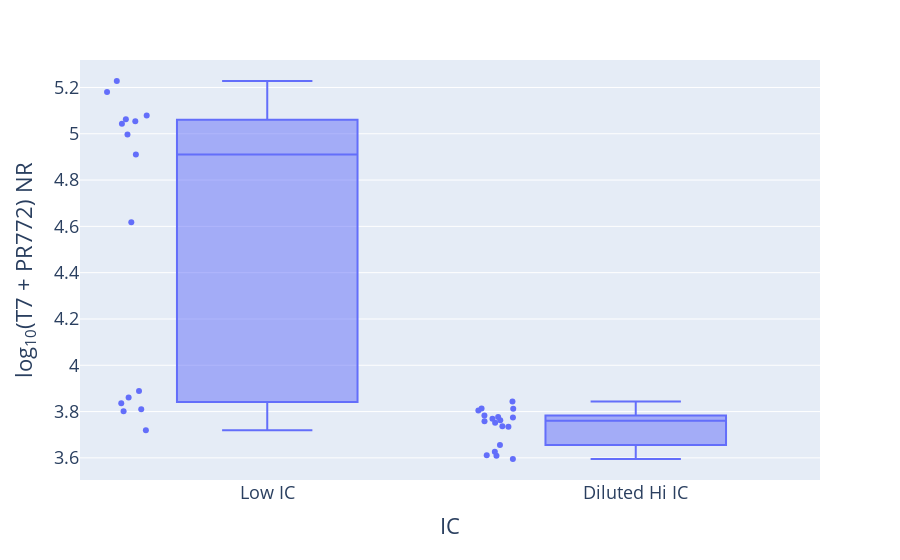

Write notebook code for a chart like this one.
### Code cell
fig = px.box(
    merged, y='Log10 T7 + PR772 NR (Composition File)',
    x='IC', hover_data=['T7 + PR772 NR (Composition File)', 'Accession', 'Batch ID', 'Run Date'], points='all',
    labels={'Log10 T7 + PR772 NR (Composition File)': 'log<sub>10</sub>(T7 + PR772) NR',
            'T7 + PR772 NR (Composition File)': 'T7 + PR772 NR'})
fig.update_layout(font=dict(size=18), height=600)
fig.show()
fig.write_html('plots/Diluted_Hi_IC_vs_Low_IC.html')

### Figure 1 — Plotly figure (JSON) as saved in the notebook; plotly's stock layout.template omitted (floating-point values rounded to 4 significant figures; data arrays with more than 128 entries replaced by an {"elided": "..."} marker saying what was removed)
{"data": [{"alignmentgroup": "True", "boxpoints": "all", "customdata": {"elided": "33x4 mixed values"}, "hoverlabel": {"namelength": 0}, "hovertemplate": "IC=%{x}<br>log<sub>10</sub>(T7 + PR772) NR=%{y}<br>T7 + PR772 NR=%{customdata[0]}<br>Accession=%{customdata[1]}<br>Batch ID=%{customdata[2]}<br>Run Date=%{customdata[3]}", "legendgroup": "", "marker": {"color": "#636efa"}, "name": "", "notched": false, "offsetgroup": "", "orientation": "v", "showlegend": false, "type": "box", "x": ["Low IC", "Low IC", "Low IC", "Low IC", "Low IC", "Low IC", "Low IC", "Low IC", "Low IC", "Low IC", "Low IC", "Low IC", "Low IC", "Low IC", "Low IC", "Diluted Hi IC", "Diluted Hi IC", "Diluted Hi IC", "Diluted Hi IC", "Diluted Hi IC", "Diluted Hi IC", "Diluted Hi IC", "Diluted Hi IC", "Diluted Hi IC", "Diluted Hi IC", "Diluted Hi IC", "Diluted Hi IC", "Diluted Hi IC", "Diluted Hi IC", "Diluted Hi IC", "Diluted Hi IC", "Diluted Hi IC", "Diluted Hi IC"], "x0": " ", "xaxis": "x", "y": [4.997, 5.043, 5.055, 5.063, 5.181, 5.079, 5.228, 4.91, 4.618, 3.719, 3.802, 3.81, 3.889, 3.836, 3.861, 3.611, 3.61, 3.656, 3.595, 3.626, 3.783, 3.812, 3.735, 3.774, 3.758, 3.751, 3.804, 3.737, 3.763, 3.813, 3.844, 3.769, 3.777], "y0": " ", "yaxis": "y"}], "layout": {"autosize": true, "boxmode": "group", "font": {"size": 18}, "legend": {"tracegroupgap": 0}, "margin": {"t": 60}, "xaxis": {"anchor": "y", "autorange": true, "domain": [0, 1], "range": [-0.505, 1.5], "title": {"text": "IC"}, "type": "category"}, "yaxis": {"anchor": "x", "autorange": true, "domain": [0, 1], "range": [3.504, 5.319], "title": {"text": "log<sub>10</sub>(T7 + PR772) NR"}, "type": "linear"}}}
